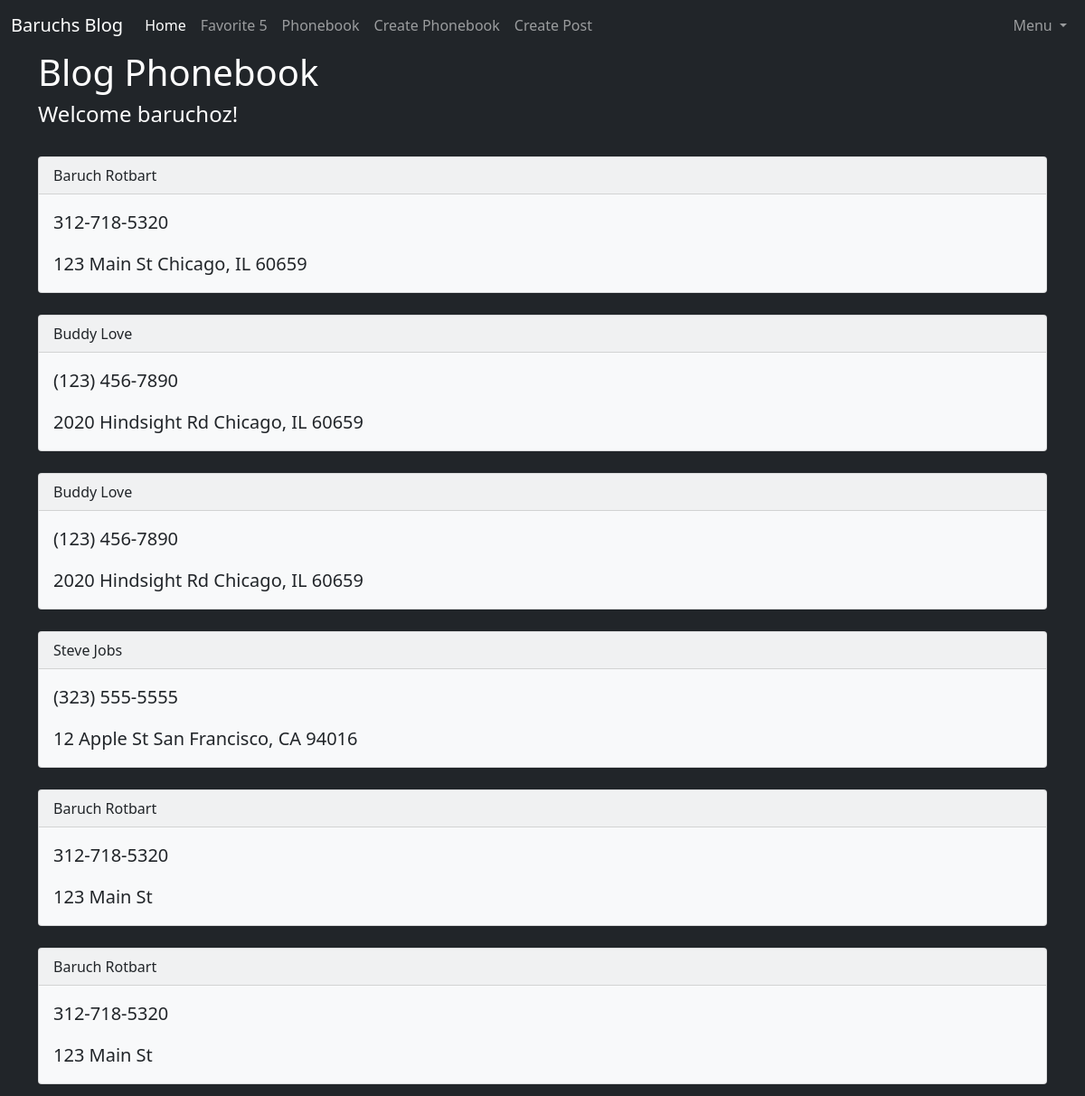
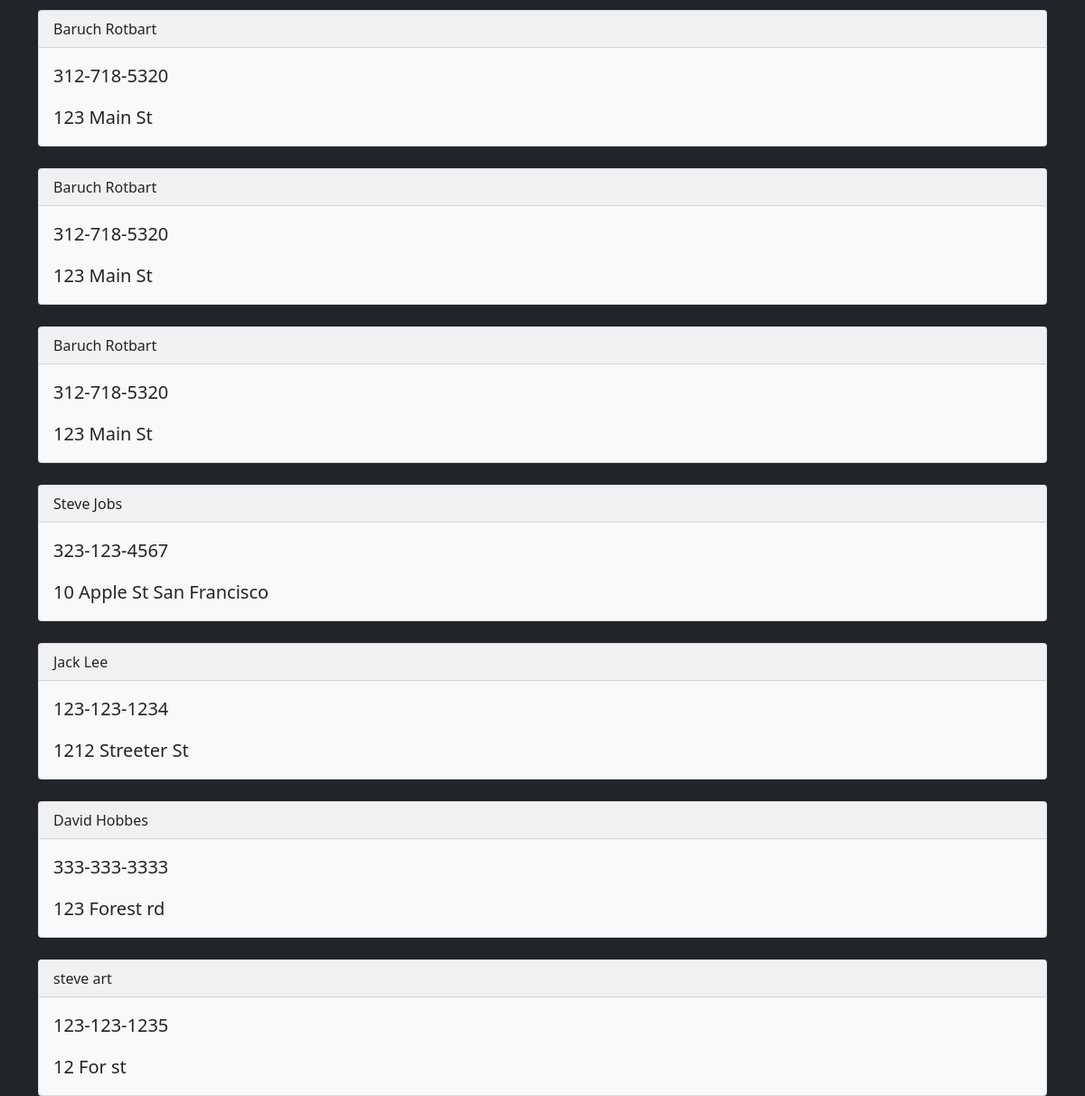
The app's page /phonebook (signed in) with its own data (2 pictures, top to bottom).
### app/models.py (models this page shows, shortened)
class User(db.Model, UserMixin):
    id = db.Column(db.Integer, primary_key=True)
    username = db.Column(db.String(150), nullable=False, unique=True)
    email = db.Column(db.String(150), nullable=False, unique=True)
    password = db.Column(db.String(256), nullable=False)
    posts = db.relationship('Post', backref='author', lazy=True)

class Phonebook(db.Model):
    id = db.Column(db.Integer, primary_key=True)
    first_name = db.Column(db.String(150))
    last_name =  db.Column(db.String(150))
    phone_number = db.Column(db.String(150))
    address = db.Column(db.String(300))

### app/routes.py (the view)
@app.route('/phonebook')
@login_required
def phonebook():
    phonebooks = Phonebook.query.all()
    return render_template('phonebook.html', phonebooks=phonebooks)

### app/models.py (called while the page is built)
@login_manager.user_loader
def load_user(user_id):
    return User.query.get(user_id)

### app/templates/phonebook.html
{% extends 'base.html' %}
{% block content %}
<h1>Blog Phonebook</h1>
<h4>Welcome {{ current_user.username }}!</h4>
{% for pb in phonebooks %}
    <br>
    <div class="card bg-light text-dark">
        <div class="card-header">
        {{ pb.first_name }}
        {{ pb.last_name }}
        </div>
        <div class="card-body">
            <blockquote class="blockquote mb-0">
                <p>{{ pb.phone_number }}</p>
                <p>{{ pb.address }}</p>
            </blockquote>
        </div>
    </div>
{% endfor %}
{% endblock %}

### records on screen
User: username "baruchoz"
Phonebook: first_name "Baruch", last_name "Rotbart", phone_number "312-718-5320", address "123 Main St Chicago, IL 60659"
Phonebook: first_name "Buddy", last_name "Love", phone_number "(123) 456-7890", address "2020 Hindsight Rd Chicago, IL 60659"
Phonebook: first_name "Buddy", last_name "Love", phone_number "(123) 456-7890", address "2020 Hindsight Rd Chicago, IL 60659"
Phonebook: first_name "Steve", last_name "Jobs", phone_number "(323) 555-5555", address "12 Apple St San Francisco, CA 94016"
Phonebook: first_name "Baruch", last_name "Rotbart", phone_number "312-718-5320", address "123 Main St"
Phonebook: first_name "Baruch", last_name "Rotbart", phone_number "312-718-5320", address "123 Main St"
Phonebook: first_name "Baruch", last_name "Rotbart", phone_number "312-718-5320", address "123 Main St"
Phonebook: first_name "Baruch", last_name "Rotbart", phone_number "312-718-5320", address "123 Main St"
Phonebook: first_name "Baruch", last_name "Rotbart", phone_number "312-718-5320", address "123 Main St"
Phonebook: first_name "Steve", last_name "Jobs", phone_number "323-123-4567", address "10 Apple St San Francisco"
Phonebook: first_name "Jack", last_name "Lee", phone_number "123-123-1234", address "1212 Streeter St"
Phonebook: first_name "David", last_name "Hobbes", phone_number "333-333-3333", address "123 Forest rd"
Phonebook: first_name "steve", last_name "art", phone_number "123-123-1235", address "12 For st"
